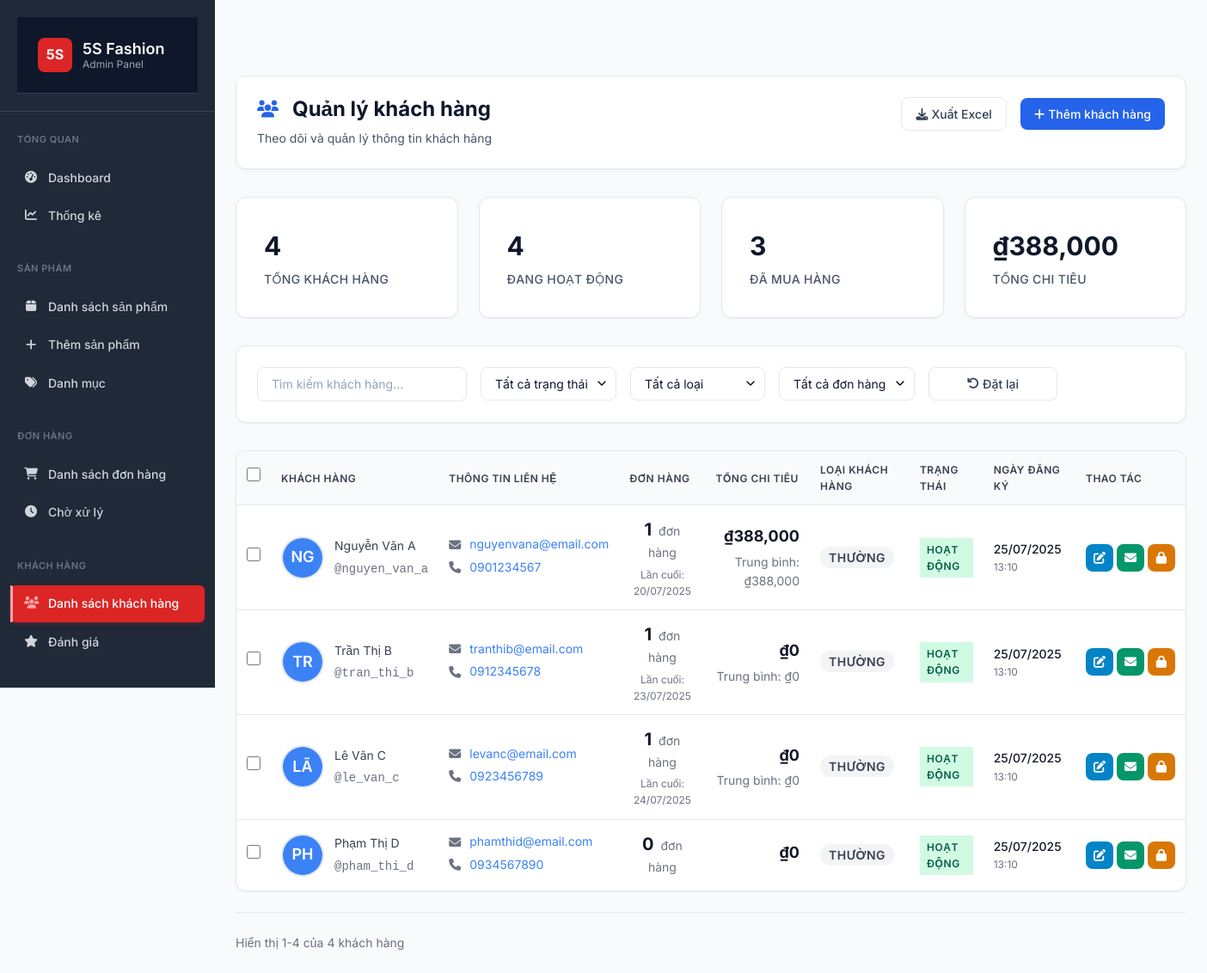
The app's page /admin/customers (signed in), older data.
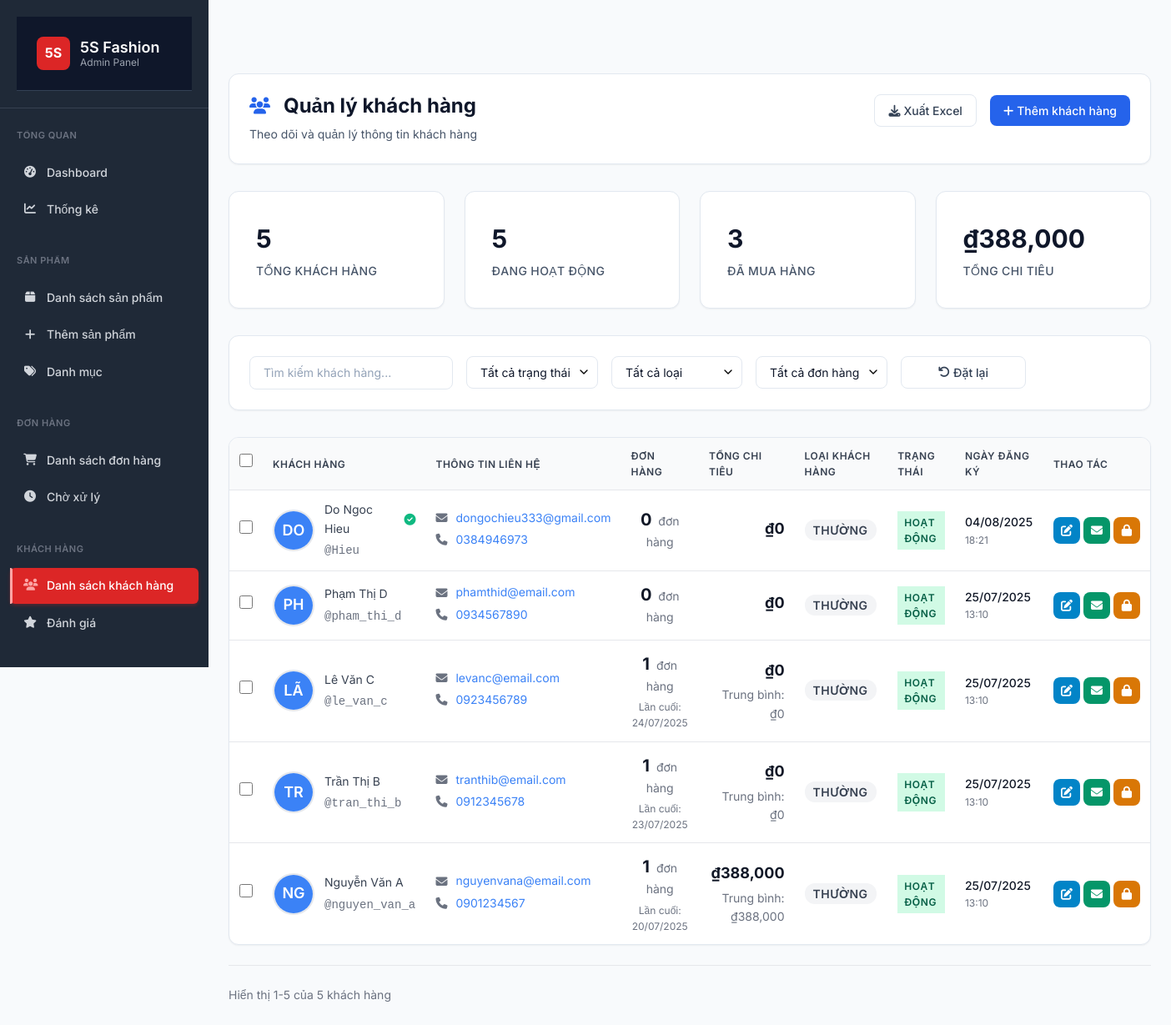
The same page, newer data.
### tables this page shows
CREATE TABLE IF NOT EXISTS `users` (
  `id` int NOT NULL AUTO_INCREMENT,
  `username` varchar(50) NOT NULL,
  `email` varchar(100) NOT NULL,
  `password_hash` varchar(255) NOT NULL,
  `full_name` varchar(100) DEFAULT NULL,
  `phone` varchar(20) DEFAULT NULL,
  `address` varchar(1000) DEFAULT NULL,
  `avatar` varchar(255) DEFAULT NULL,
  `role` enum('admin','customer') DEFAULT 'customer',
  `status` enum('active','inactive','banned') DEFAULT 'active',
  `email_verified_at` timestamp NULL DEFAULT NULL,
  `email_verify_token` varchar(100) DEFAULT NULL,
  `last_login_at` timestamp NULL DEFAULT NULL,
  `remember_token` varchar(100) DEFAULT NULL,
  `reset_token` varchar(100) DEFAULT NULL,
  `reset_token_expires_at` timestamp NULL DEFAULT NULL,
  `created_at` timestamp NOT NULL DEFAULT CURRENT_TIMESTAMP,
  `updated_at` timestamp NOT NULL DEFAULT CURRENT_TIMESTAMP ON UPDATE CURRENT_TIMESTAMP,
  `birthday` timestamp NULL DEFAULT CURRENT_TIMESTAMP,
  PRIMARY KEY (`id`),
  UNIQUE KEY `users_username_unique` (`username`),
  UNIQUE KEY `users_email_unique` (`email`),
  KEY `users_role_index` (`role`),
  KEY `users_status_index` (`status`)
);

### app/controllers/admin/CustomersController.php (called while the page is built, shortened)
<?php
require_once __DIR__ . '/../../models/Customer.php';
class CustomersController extends BaseController
{
    private $customerModel;
    public function __construct()
    {
        $this->customerModel = new Customer();
    }
    public function index()
    {
        try {
            $search = $_GET['search'] ?? '';
            $filters = [
                'status' => $_GET['status'] ?? '',
                'tier' => $_GET['tier'] ?? '',
                'date_from' => $_GET['date_from'] ?? '',
                'date_to' => $_GET['date_to'] ?? '',
                'sort' => $_GET['sort'] ?? 'created_at',
                'order' => $_GET['order'] ?? 'DESC',
                'limit' => $_GET['limit'] ?? 20
            ];
            $customers = $this->customerModel->searchCustomers($search, $filters);
            $stats = $this->customerModel->getCustomerStatistics();
            $birthdayCustomers = $this->customerModel->getBirthdayCustomers();
            $data = [
                'title' => 'Quản lý khách hàng - 5S Fashion Admin',
                'customers' => $customers,
                'stats' => $stats,
                'birthdayCustomers' => $birthdayCustomers,
                'search' => $search,
                'filters' => $filters,
                'breadcrumbs' => [
                    ['title' => 'Dashboard', 'url' => '/5s-fashion/admin'],
                    ['title' => 'Khách hàng']
                ]
            ];
            $this->render('admin/customers/index', $data, 'admin/layouts/main-inline');
        } catch (Exception $e) {
            $data = [
                'title' => 'Quản lý khách hàng - 5S Fashion Admin',
                'error' => 'Lỗi khi tải danh sách khách hàng: ' . $e->getMessage(),
                'customers' => [],
                'stats' => [],
                'birthdayCustomers' => [],
                'breadcrumbs' => [
                    ['title' => 'Dashboard', 'url' => '/5s-fashion/admin'],
                    ['title' => 'Khách hàng']
                ]
            ];
            $this->render('admin/customers/index', $data, 'admin/layouts/main-inline');
        }
    }
}

### public/index.php (called while the page is built, shortened)
<?php
require_once APP_PATH . '/core/App.php';
require_once APP_PATH . '/core/Database.php';
require_once APP_PATH . '/core/Model.php';
$app = new App();

### app/core/Database.php (called while the page is built, shortened)
<?php
class Database
{
    private $connection;
    private $config;
    private function __construct()
    {
        $configPath = APP_PATH . '/config/database.php';
        if (file_exists($configPath)) {
            $this->config = require $configPath;
        }
    }
    private function connect()
    {
        try {
            $config = $this->config['connections']['mysql'];
            $host = $config['host'] ?? 'localhost';
            $port = $config['port'] ?? '3306';
            $database = $config['database'] ?? '5s_fashion';
            $username = $config['username'] ?? 'root';
            $password = $config['password'] ?? '';
            $charset = $config['charset'] ?? 'utf8';
            $dsn = "mysql:host={$host};port={$port};dbname={$database};charset={$charset}";
            $options = $config['options'] ?? [
                PDO::ATTR_ERRMODE => PDO::ERRMODE_EXCEPTION,
                PDO::ATTR_DEFAULT_FETCH_MODE => PDO::FETCH_ASSOC,
                PDO::ATTR_EMULATE_PREPARES => false,
            ];
            $this->connection = new PDO($dsn, $username, $password, $options);
        } catch (PDOException $e) {
            die('Database connection failed: ' . $e->getMessage());
        }
    }
    public function query($sql, $params = [])
    {
        try {
            $stmt = $this->connection->prepare($sql);
            $stmt->execute($params);
            return $stmt;
        } catch (PDOException $e) {
            if (APP_DEBUG) {
                die('Query failed: ' . $e->getMessage() . '<br>SQL: ' . $sql);
            } else {
                error_log('Database query failed: ' . $e->getMessage() . ' SQL: ' . $sql);
                return false;
            }
        }
    }
    public function fetchAll($sql, $params = [])
    {
        $stmt = $this->query($sql, $params);
        return $stmt ? $stmt->fetchAll() : [];
    }
}

### app/config/database.php (called while the page is built)
<?php
return [
    'default' => 'mysql',
    'connections' => [
        'mysql' => [
            'driver' => 'mysql',
            'host' => $_ENV['DB_HOST'] ?? 'localhost',
            'port' => $_ENV['DB_PORT'] ?? '3306',
            'database' => $_ENV['DB_NAME'] ?? '5s_fashion',
            'username' => $_ENV['DB_USER'] ?? 'root',
            'password' => $_ENV['DB_PASS'] ?? '',
            'charset' => 'utf8',
            'collation' => 'utf8_unicode_ci',
            'options' => [
                PDO::ATTR_ERRMODE => PDO::ERRMODE_EXCEPTION,
                PDO::ATTR_DEFAULT_FETCH_MODE => PDO::FETCH_ASSOC,
                PDO::ATTR_EMULATE_PREPARES => false,
            ]
        ]
    ]
];

### app/models/Customer.php (called while the page is built, shortened)
<?php
class Customer extends BaseModel
{
    protected $table = 'users';
    public function searchCustomers($query, $filters = [])
    {
        $sql = "SELECT u.*,
                       COUNT(o.id) as total_orders,
                       COALESCE(SUM(CASE WHEN o.status IN ('processing', 'shipped', 'delivered') THEN o.total_amount ELSE 0 END), 0) as total_spent,
                       MAX(o.created_at) as last_order_date
                FROM {$this->table} u
                LEFT JOIN orders o ON u.id = o.user_id
                WHERE u.role = 'customer'";
        $params = [];
        $sql .= " GROUP BY u.id";
        $orderBy = $filters['sort'] ?? 'created_at';
        $orderDir = $filters['order'] ?? 'DESC';
        $allowedSorts = ['created_at', 'full_name', 'email', 'total_spent', 'total_orders', 'last_order_date'];
        if (in_array($orderBy, $allowedSorts)) {
            $sql .= " ORDER BY {$orderBy} {$orderDir}";
        } else {
            $sql .= " ORDER BY u.created_at DESC";
        }
        if (!empty($filters['limit'])) {
            $sql .= " LIMIT ?";
            $params[] = $filters['limit'];
        }
        return $this->db->fetchAll($sql, $params);
    }
}

### app/core/Model.php (called while the page is built, shortened)
<?php
abstract class BaseModel
{
    public function __construct()
    {
        $this->db = Database::getInstance();
    }
}

### app/views/admin/customers/index.php (the view, shortened to what the rows shown need)
<div class="admin-header">
    <div class="admin-header-content">
        <h1 class="admin-title">
            <i class="fas fa-users"></i>
            Quản lý khách hàng
        </h1>
    </div>
</div>
<div class="admin-table-container">
    <table class="admin-table" id="customersTable">
        <thead>
            <tr>
                <th>
                    <input type="checkbox" class="form-checkbox" id="selectAll">
                </th>
                <th>Khách hàng</th>
                <th>Thông tin liên hệ</th>
                <th>Đơn hàng</th>
                <th>Tổng chi tiêu</th>
                <th>Loại khách hàng</th>
                <th>Trạng thái</th>
                <th>Ngày đăng ký</th>
                <th>Thao tác</th>
            </tr>
        </thead>
        <tbody>
            <?php foreach ($customers as $customer): ?>
                <tr data-customer-id="<?= $customer['id'] ?>">
                    <td>
                        <input type="checkbox" class="form-checkbox row-select" value="<?= $customer['id'] ?>">
                    </td>
                    <td>
                        <div class="customer-info">
                            <div class="customer-avatar">
                                <?php if (!empty($customer['avatar'])): ?>
                                    <img src="<?= htmlspecialchars($customer['avatar']) ?>" alt="<?= htmlspecialchars($customer['full_name']) ?>">
                                <?php else: ?>
                                    <div class="avatar-placeholder">
                                        <?= strtoupper(substr($customer['full_name'], 0, 2)) ?>
                                    </div>
                                <?php endif; ?>
                            </div>
                            <div class="customer-details">
                                <div class="customer-name">
                                    <?= htmlspecialchars($customer['full_name']) ?>
                                    <?php if (isset($customer['email_verified_at']) && $customer['email_verified_at']): ?>
                                        <span class="verified-badge" title="Email đã xác thực">
                                            <i class="fas fa-check-circle"></i>
                                        </span>
                                    <?php endif; ?>
                                </div>
                                <div class="customer-username">@<?= htmlspecialchars($customer['username']) ?></div>
                            </div>
                        </div>
                    </td>
                    <td>
                        <div class="contact-info">
                            <div class="contact-item">
                                <i class="fas fa-envelope"></i>
                                <a href="mailto:<?= htmlspecialchars($customer['email']) ?>"><?= htmlspecialchars($customer['email']) ?></a>
                            </div>
                            <?php if (!empty($customer['phone'])): ?>
                                <div class="contact-item">
                                    <i class="fas fa-phone"></i>
                                    <a href="tel:<?= htmlspecialchars($customer['phone']) ?>"><?= htmlspecialchars($customer['phone']) ?></a>
                                </div>
                            <?php endif; ?>
                        </div>
                    </td>
                    <td>
                        <div class="order-stats">
                            <div class="order-count">
                                <span class="count-number"><?= number_format($customer['total_orders'] ?? 0) ?></span>
                                <span class="count-label">đơn hàng</span>
                            </div>
                            <?php if (($customer['total_orders'] ?? 0) > 0): ?>
                                <div class="last-order">
                                    Lần cuối: <?= isset($customer['last_order_date']) ? date('d/m/Y', strtotime($customer['last_order_date'])) : 'N/A' ?>
                                </div>
                            <?php endif; ?>
                        </div>
                    </td>
                    <td>
                        <div class="spending-info">
                            <div class="total-spent">₫<?= number_format($customer['total_spent'] ?? 0) ?></div>
                            <?php if (($customer['total_orders'] ?? 0) > 0): ?>
                                <div class="avg-order">
                                    Trung bình: ₫<?= number_format(($customer['total_spent'] ?? 0) / ($customer['total_orders'] ?? 1)) ?>
                                </div>
                            <?php endif; ?>
                        </div>
                    </td>
                    <td>
                        <span class="customer-type-badge customer-type-<?= $customer['customer_type'] ?? 'regular' ?>">
                            <?php
                            $customerTypes = [
                                'new' => 'Khách mới',
                                'returning' => 'Khách cũ',
                                'vip' => 'VIP',
                                'regular' => 'Thường'
                            ];
                            echo $customerTypes[$customer['customer_type'] ?? 'regular'];
                            ?>
                        </span>
                    </td>
                    <td>
                        <span class="status-badge status-<?= $customer['status'] ?>">
                            <?php
                            $statusText = [
                                'active' => 'Hoạt động',
                                'inactive' => 'Tạm khóa',
                                'banned' => 'Bị cấm'
                            ];
                            echo $statusText[$customer['status']] ?? $customer['status'];
                            ?>
                        </span>
                    </td>
                    <td>
                        <div class="date-info">
                            <div class="date-main"><?= date('d/m/Y', strtotime($customer['created_at'])) ?></div>
                            <div class="date-time"><?= date('H:i', strtotime($customer['created_at'])) ?></div>
                        </div>
                    </td>
                    <td>
                        <div class="action-buttons">
                            <button class="btn btn-sm btn-info" onclick="editCustomer(<?= $customer['id'] ?>)" title="Chỉnh sửa">
                                <i class="fas fa-edit"></i>
                            </button>
                            <button class="btn btn-sm btn-success" onclick="sendEmail(<?= $customer['id'] ?>)" title="Gửi email">
                                <i class="fas fa-envelope"></i>
                            </button>
                            <?php if ($customer['status'] === 'active'): ?>
                                <button class="btn btn-sm btn-warning" onclick="toggleStatus(<?= $customer['id'] ?>, 'inactive')" title="Tạm khóa">
                                    <i class="fas fa-lock"></i>
                                </button>
                            <?php else: ?>
                                <button class="btn btn-sm btn-success" onclick="toggleStatus(<?= $customer['id'] ?>, 'active')" title="Kích hoạt">
                                    <i class="fas fa-unlock"></i>
                                </button>
                            <?php endif; ?>
                        </div>
                    </td>
                </tr>
            <?php endforeach; ?>
        </tbody>
    </table>
</div>

Row changes from the older to the newer data that the page shows:
added users: full_name "DO", full_name "Do Ngoc Hieu", username "Hieu", email "dongochieu333@gmail.com", phone "0384946973", total_orders "0", total_spent "0", customer_type "THƯỜNG", status "HOẠT ĐỘNG", created_at "04/08/2025", created_at "18:21"
changed users "PH": moves up the list
changed users "LÃ": moves up the list
changed users "TR": moves down the list
Text that changed along with them:
count($customers): "4" → "5"
count(array_filter($customers, fn($c) => $c['status'] === 'active')): "4" → "5"
